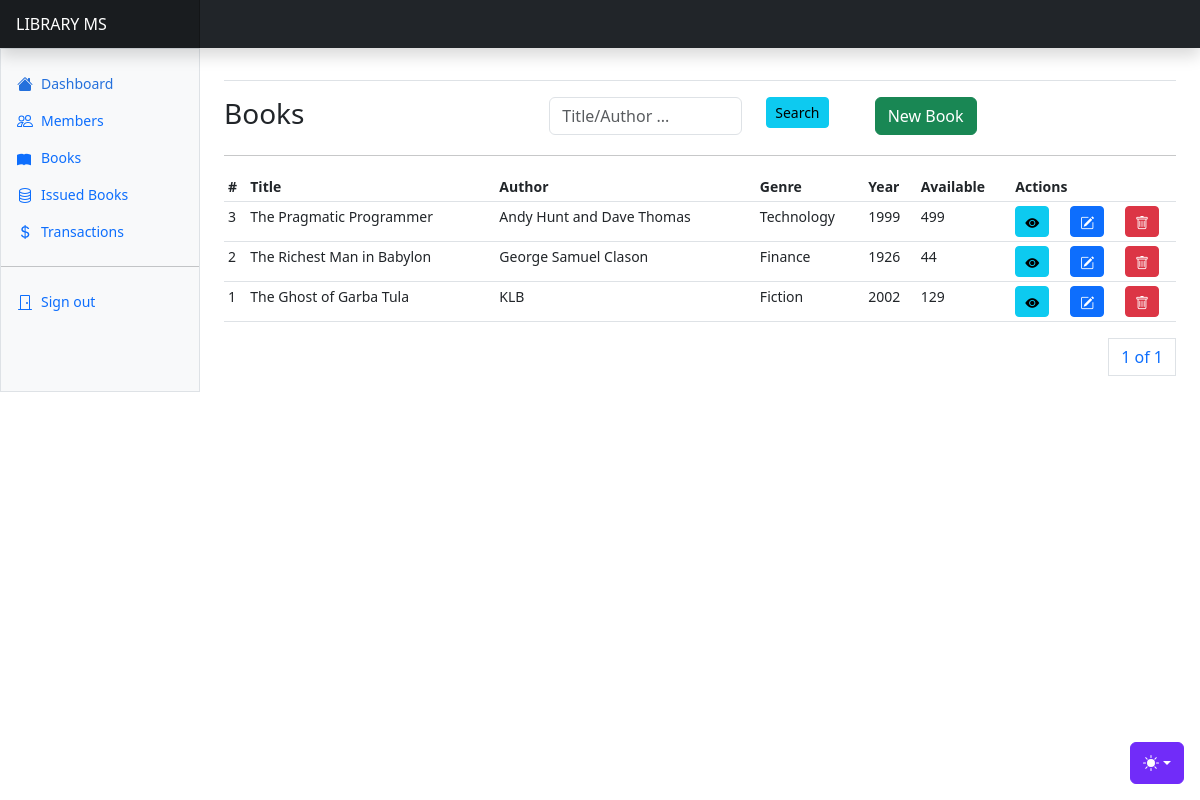
/library/books/ (signed in), run on an earlier commit of the app's database.
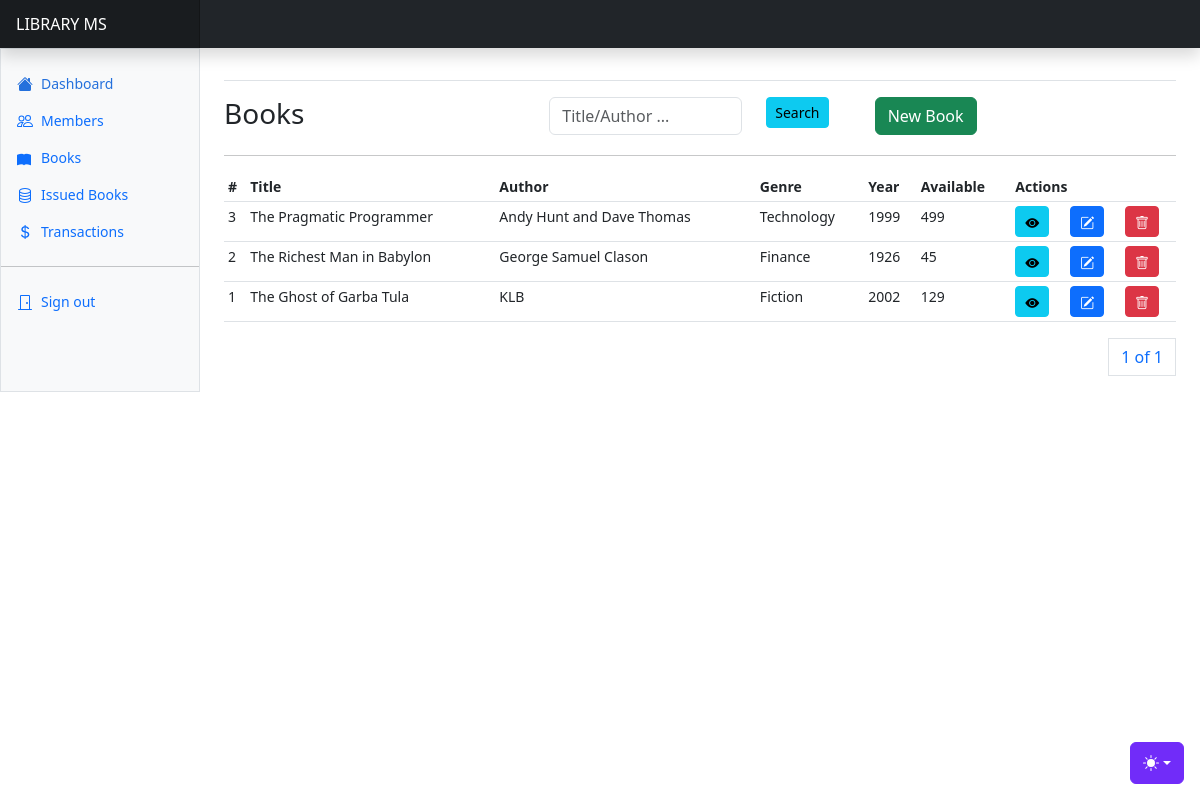
And on a later commit of the database.
### apps/library/models.py (models this page shows, shortened)
class Book(AbstractBaseModel):
    title = models.CharField(max_length=255)
    author = models.CharField(max_length=255)
    year_published = models.CharField(max_length=255)
    genre = models.CharField(max_length=255, choices=BOOK_GENRES)
    price = models.DecimalField(max_digits=100, decimal_places=2)
    rental_fee = models.DecimalField(max_digits=20, decimal_places=2)
    quantity = models.IntegerField(default=0)
    rented_out = models.IntegerField(default=0)
    available = models.BooleanField(default=True)
    @property
    def available_books(self):
        return self.quantity - self.rented_out

### apps/library/views.py (the view)
# urls.py: path("books/", books, name="books"),
@login_required(login_url="/users/login/")
def books(request):
    books = Book.objects.all().order_by("-created")
    if request.method == "POST":
        search_text = request.POST.get("search_text")
        books = Book.objects.filter(
            Q(title__icontains=search_text) |
            Q(author__icontains=search_text)
        ).order_by("-created")
    paginator = Paginator(books, 10)
    page_number = request.GET.get("page")
    page_obj = paginator.get_page(page_number)
    context = {
        "page_obj": page_obj
    }
    return render(request, "books/books.html", context)

### templates/books/books.html (shortened to what this page needs)
{% extends "base.html" %}
{% block content %}
<div class="row">
    <div class="col">
        <h3>Books</h3>
    </div>
    <div class="col">
      <form method="POST">
          <div class="row">
            <div class="col-8">
              <input type="text" class="form-control" name="search_text" id="search_text" placeholder="Title/Author ...">
            </div>
            <div class="col-4">
              <button class="btn btn-info btn-sm">Search</button>
            </div>
          </div>
      </form>
    </div>
    <div class="col">
        <a class="btn btn-success" data-bs-toggle="modal" data-bs-target="#newBookModal">New Book</a>
    </div>
</div>
<hr/>
      <div class="table-responsive small">
        <table class="table table-sm">
          <thead>
            <tr>
              <th scope="col">#</th>
              <th scope="col">Title</th>
              <th scope="col">Author</th>
              <th scope="col">Genre</th>
              <th scope="col">Year</th>
              <th scope="col">Available</th>
              <th scope="col" colspan="3">Actions</th>
            </tr>
          </thead>
          <tbody>
            {% for book in page_obj %}
            <tr>
              <td>{{book.id}}</td>
              <td>{{book.title}}</td>
              <td>{{book.author}}</td>
              <td>{{book.genre}}</td>
              <td>{{book.year_published}}</td>
              <td>{{book.available_books}}</td>
              <td>
                <a href="#" class="btn btn-info btn-sm"><i class="bi bi-eye-fill"></i></a>
              </td>
              <td><a class="btn btn-primary btn-sm" data-bs-toggle="modal" data-bs-target="#editBookModal{{ book.id }}">
                <i class="bi bi-pencil-square"></i>
              </a></td>
              <td><a class="btn btn-danger btn-sm" data-bs-toggle="modal" data-bs-target="#deleteBookModal{{ book.id }}">
                <i class="bi bi-trash"></i>
              </a></td>
            </tr>
            {% endfor %}
          </tbody>
        </table>
        <div>
          <nav aria-label="Page navigation example">
            <ul class="pagination justify-content-end">
              <a class="page-link" href="#">{{ page_obj.number }} of {{ page_obj.paginator.num_pages }}</a>
            </ul>
          </nav>
        </div>
      </div>
{% endblock content %}

What changed in the data, as far as the page shows it:
changed Book "The Richest Man in Babylon": available_books "44" → "45"
